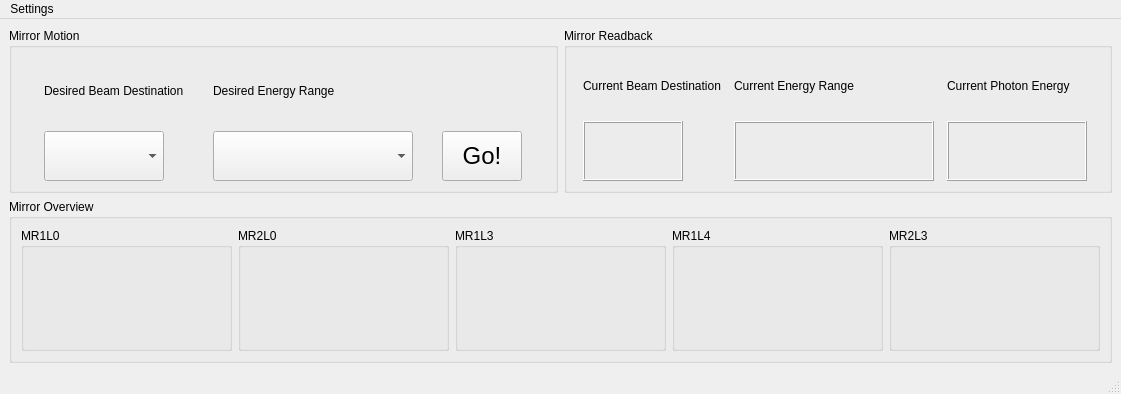
<?xml version="1.0" encoding="UTF-8"?>
<ui version="4.0">
 <class>MainWindow</class>
 <widget class="QMainWindow" name="MainWindow">
  <property name="geometry">
   <rect>
    <x>0</x>
    <y>0</y>
    <width>1121</width>
    <height>394</height>
   </rect>
  </property>
  <property name="windowTitle">
   <string>Beam Destination</string>
  </property>
  <widget class="QWidget" name="centralwidget">
   <layout class="QGridLayout" name="gridLayout_2">
    <item row="0" column="1">
     <widget class="QGroupBox" name="groupBox_2">
      <property name="title">
       <string>Mirror Readback</string>
      </property>
      <layout class="QGridLayout" name="gridLayout_4">
       <item row="0" column="0">
        <widget class="QLabel" name="label_2">
         <property name="text">
          <string>Current Beam Destination</string>
         </property>
        </widget>
       </item>
       <item row="0" column="1">
        <widget class="QLabel" name="label_8">
         <property name="text">
          <string>Current Energy Range</string>
         </property>
        </widget>
       </item>
       <item row="0" column="2">
        <widget class="QLabel" name="label_3">
         <property name="minimumSize">
          <size>
           <width>145</width>
           <height>0</height>
          </size>
         </property>
         <property name="text">
          <string>Current Photon Energy</string>
         </property>
         <property name="scaledContents">
          <bool>false</bool>
         </property>
        </widget>
       </item>
       <item row="1" column="0">
        <widget class="QLabel" name="beamLabel">
         <property name="minimumSize">
          <size>
           <width>0</width>
           <height>60</height>
          </size>
         </property>
         <property name="maximumSize">
          <size>
           <width>100</width>
           <height>16777215</height>
          </size>
         </property>
         <property name="font">
          <font>
           <pointsize>28</pointsize>
          </font>
         </property>
         <property name="frameShape">
          <enum>QFrame::Box</enum>
         </property>
         <property name="frameShadow">
          <enum>QFrame::Raised</enum>
         </property>
         <property name="text">
          <string/>
         </property>
        </widget>
       </item>
       <item row="1" column="1">
        <widget class="QLabel" name="energyLabel">
         <property name="minimumSize">
          <size>
           <width>200</width>
           <height>60</height>
          </size>
         </property>
         <property name="maximumSize">
          <size>
           <width>200</width>
           <height>16777215</height>
          </size>
         </property>
         <property name="font">
          <font>
           <pointsize>18</pointsize>
          </font>
         </property>
         <property name="frameShape">
          <enum>QFrame::Box</enum>
         </property>
         <property name="frameShadow">
          <enum>QFrame::Raised</enum>
         </property>
         <property name="text">
          <string/>
         </property>
        </widget>
       </item>
       <item row="1" column="2">
        <widget class="PyDMLabel" name="currEnergyLabel">
         <property name="minimumSize">
          <size>
           <width>140</width>
           <height>60</height>
          </size>
         </property>
         <property name="maximumSize">
          <size>
           <width>140</width>
           <height>16777215</height>
          </size>
         </property>
         <property name="font">
          <font>
           <pointsize>18</pointsize>
          </font>
         </property>
         <property name="toolTip">
          <string/>
         </property>
         <property name="frameShape">
          <enum>QFrame::Box</enum>
         </property>
         <property name="frameShadow">
          <enum>QFrame::Raised</enum>
         </property>
         <property name="textFormat">
          <enum>Qt::PlainText</enum>
         </property>
         <property name="showUnits" stdset="0">
          <bool>true</bool>
         </property>
         <property name="precisionFromPV" stdset="0">
          <bool>false</bool>
         </property>
         <property name="channel" stdset="0">
          <string>ca://PMPS:LFE:PE:UND:CurrentPhotonEnergy_RBV</string>
         </property>
        </widget>
       </item>
      </layout>
     </widget>
    </item>
    <item row="0" column="0">
     <widget class="QGroupBox" name="groupBox">
      <property name="title">
       <string>Mirror Motion</string>
      </property>
      <layout class="QGridLayout" name="gridLayout_3">
       <item row="0" column="0">
        <widget class="QLabel" name="label">
         <property name="text">
          <string>Desired Beam Destination</string>
         </property>
        </widget>
       </item>
       <item row="0" column="1">
        <widget class="QLabel" name="label_4">
         <property name="text">
          <string>Desired Energy Range</string>
         </property>
        </widget>
       </item>
       <item row="1" column="0">
        <widget class="QComboBox" name="hutchComboBox">
         <property name="minimumSize">
          <size>
           <width>120</width>
           <height>50</height>
          </size>
         </property>
         <property name="maximumSize">
          <size>
           <width>120</width>
           <height>16777215</height>
          </size>
         </property>
         <property name="font">
          <font>
           <pointsize>18</pointsize>
          </font>
         </property>
        </widget>
       </item>
       <item row="1" column="1">
        <widget class="QComboBox" name="energyComboBox">
         <property name="minimumSize">
          <size>
           <width>200</width>
           <height>50</height>
          </size>
         </property>
         <property name="maximumSize">
          <size>
           <width>200</width>
           <height>16777215</height>
          </size>
         </property>
         <property name="font">
          <font>
           <pointsize>18</pointsize>
          </font>
         </property>
        </widget>
       </item>
       <item row="1" column="2">
        <widget class="QPushButton" name="moveButton">
         <property name="minimumSize">
          <size>
           <width>80</width>
           <height>50</height>
          </size>
         </property>
         <property name="maximumSize">
          <size>
           <width>80</width>
           <height>16777215</height>
          </size>
         </property>
         <property name="font">
          <font>
           <pointsize>18</pointsize>
          </font>
         </property>
         <property name="text">
          <string>Go!</string>
         </property>
        </widget>
       </item>
      </layout>
     </widget>
    </item>
    <item row="1" column="0" colspan="2">
     <widget class="QGroupBox" name="groupBox_3">
      <property name="title">
       <string>Mirror Overview</string>
      </property>
      <layout class="QGridLayout" name="gridLayout">
       <item row="0" column="2">
        <widget class="QGroupBox" name="groupBox_6">
         <property name="title">
          <string>MR1L3</string>
         </property>
         <layout class="QHBoxLayout" name="horizontalLayout_3">
          <item>
           <widget class="HOMS" name="MR1L3" native="true"/>
          </item>
         </layout>
        </widget>
       </item>
       <item row="0" column="4">
        <widget class="QGroupBox" name="groupBox_8">
         <property name="title">
          <string>MR2L3</string>
         </property>
         <layout class="QHBoxLayout" name="horizontalLayout_5">
          <item>
           <widget class="HOMS" name="MR2L3" native="true"/>
          </item>
         </layout>
        </widget>
       </item>
       <item row="0" column="0">
        <widget class="QGroupBox" name="groupBox_4">
         <property name="title">
          <string>MR1L0</string>
         </property>
         <layout class="QHBoxLayout" name="horizontalLayout">
          <item>
           <widget class="HOMS_state" name="MR1L0" native="true"/>
          </item>
         </layout>
        </widget>
       </item>
       <item row="0" column="1">
        <widget class="QGroupBox" name="groupBox_5">
         <property name="title">
          <string>MR2L0</string>
         </property>
         <layout class="QHBoxLayout" name="horizontalLayout_2">
          <item>
           <widget class="HOMS_state" name="MR2L0" native="true"/>
          </item>
         </layout>
        </widget>
       </item>
       <item row="0" column="3">
        <widget class="QGroupBox" name="groupBox_7">
         <property name="title">
          <string>MR1L4</string>
         </property>
         <layout class="QHBoxLayout" name="horizontalLayout_4">
          <item>
           <widget class="HOMS" name="MR1L4" native="true"/>
          </item>
         </layout>
        </widget>
       </item>
      </layout>
     </widget>
    </item>
   </layout>
  </widget>
  <widget class="QMenuBar" name="menubar">
   <property name="geometry">
    <rect>
     <x>0</x>
     <y>0</y>
     <width>1121</width>
     <height>20</height>
    </rect>
   </property>
   <widget class="QMenu" name="menuFile">
    <property name="title">
     <string>Settings</string>
    </property>
    <addaction name="actionChange_Setpoints"/>
   </widget>
   <addaction name="menuFile"/>
  </widget>
  <widget class="QStatusBar" name="statusbar"/>
  <action name="actionChange_Setpoints">
   <property name="text">
    <string>Change Setpoints</string>
   </property>
  </action>
 </widget>
 <customwidgets>
  <customwidget>
   <class>PyDMLabel</class>
   <extends>QLabel</extends>
   <header>pydm.widgets.label</header>
  </customwidget>
  <customwidget>
   <class>HOMS</class>
   <extends>QWidget</extends>
   <header>Mirror_widget</header>
   <container>1</container>
  </customwidget>
  <customwidget>
   <class>HOMS_state</class>
   <extends>QWidget</extends>
   <header>Mirror_widget</header>
   <container>1</container>
  </customwidget>
 </customwidgets>
 <resources/>
 <connections/>
</ui>
